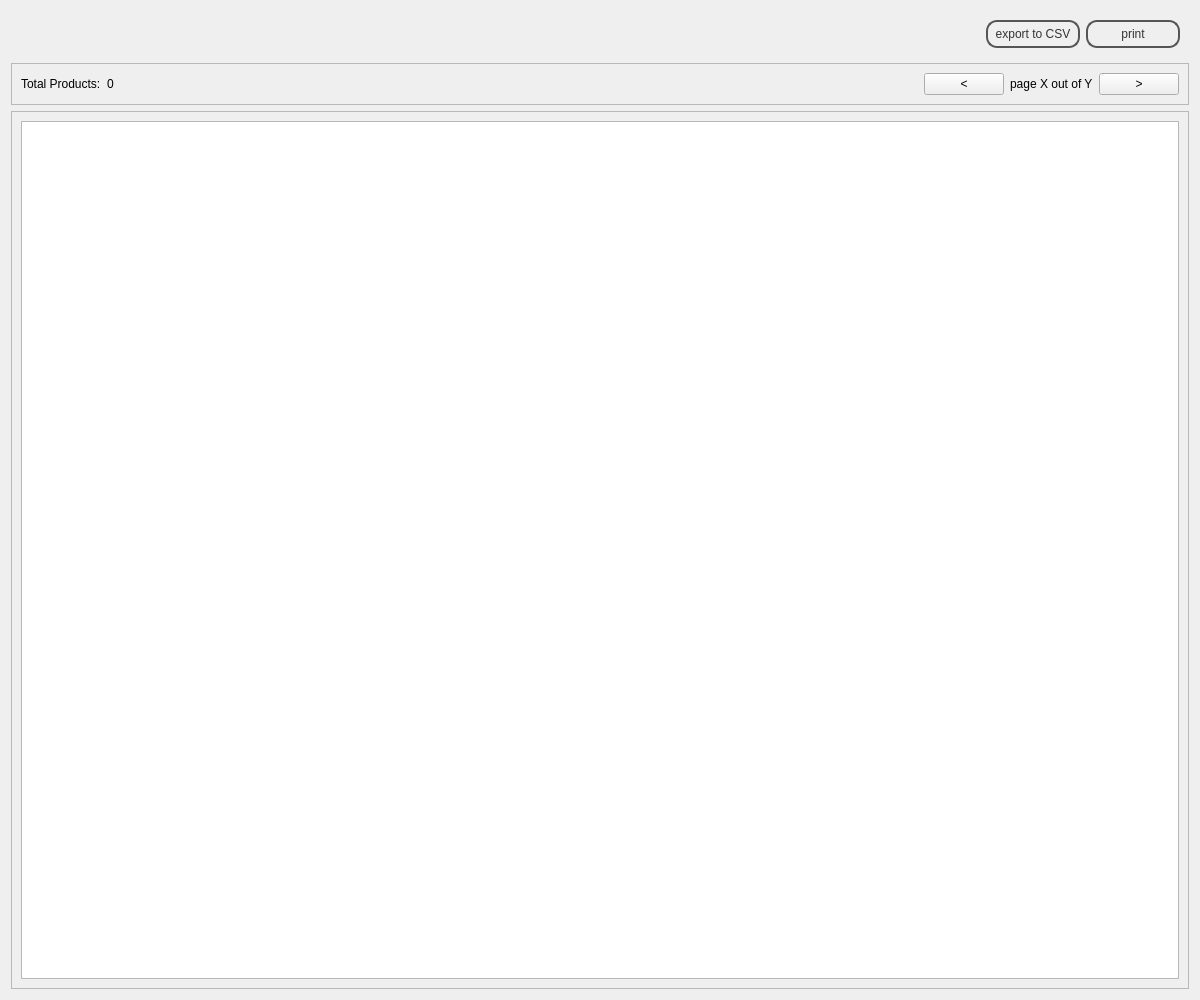
<?xml version="1.0" encoding="UTF-8"?>
<ui version="4.0">
 <class>StockManagementWindow</class>
 <widget class="QWidget" name="StockManagementWindow">
  <property name="geometry">
   <rect>
    <x>0</x>
    <y>0</y>
    <width>1200</width>
    <height>1000</height>
   </rect>
  </property>
  <property name="windowTitle">
   <string>Form</string>
  </property>
  <property name="styleSheet">
   <string notr="true">#topFrame {
border: none;
background: qlineargradient(x1: 0, y1: 0, x2: 0, y2: 1,
stop: 0 #a6a6a6, stop: 0.08 #7f7f7f,
stop: 0.39999 #717171, stop: 0.4 #626262,
stop: 0.9 #4c4c4c, stop: 1 #333333);
}

#bottomFrame {
border: none;
background: white;
}

#topFrame QPushButton {
color: #333;
border: 2px solid #555;
border-radius: 11px;
padding: 5px;
background: qradialgradient(cx: 0.3, cy: -0.4,
fx: 0.3, fy: -0.4,
radius: 1.35, stop: 0 #fff, stop: 1 #888);
min-width: 80px;
}

#topFrame QPushButton:hover {
background: qradialgradient(cx: 0.3, cy: -0.4,
fx: 0.3, fy: -0.4,
radius: 1.35, stop: 0 #fff, stop: 1 #bbb);
}

#topFrame QPushButton:pressed {
background: qradialgradient(cx: 0.4, cy: -0.1,
fx: 0.4, fy: -0.1,
radius: 1.35, stop: 0 #fff, stop: 1 #ddd);
}
</string>
  </property>
  <layout class="QVBoxLayout" name="verticalLayout">
   <item>
    <widget class="QFrame" name="topFrame">
     <property name="sizePolicy">
      <sizepolicy hsizetype="Preferred" vsizetype="Fixed">
       <horstretch>0</horstretch>
       <verstretch>0</verstretch>
      </sizepolicy>
     </property>
     <property name="frameShape">
      <enum>QFrame::StyledPanel</enum>
     </property>
     <property name="frameShadow">
      <enum>QFrame::Raised</enum>
     </property>
     <layout class="QHBoxLayout" name="horizontalLayout">
      <item>
       <spacer name="horizontalSpacer">
        <property name="orientation">
         <enum>Qt::Horizontal</enum>
        </property>
        <property name="sizeHint" stdset="0">
         <size>
          <width>548</width>
          <height>20</height>
         </size>
        </property>
       </spacer>
      </item>
      <item>
       <widget class="QPushButton" name="csvPushButton">
        <property name="text">
         <string>export to CSV</string>
        </property>
       </widget>
      </item>
      <item>
       <widget class="QPushButton" name="printPushButton">
        <property name="text">
         <string>print</string>
        </property>
       </widget>
      </item>
     </layout>
    </widget>
   </item>
   <item>
    <widget class="QFrame" name="pagingFrame">
     <property name="frameShape">
      <enum>QFrame::StyledPanel</enum>
     </property>
     <property name="frameShadow">
      <enum>QFrame::Raised</enum>
     </property>
     <layout class="QHBoxLayout" name="horizontalLayout_3">
      <item>
       <widget class="QLabel" name="totalProductsLabel">
        <property name="text">
         <string>Total Products:</string>
        </property>
       </widget>
      </item>
      <item>
       <widget class="QLabel" name="totalProductsValueLabel">
        <property name="minimumSize">
         <size>
          <width>100</width>
          <height>0</height>
         </size>
        </property>
        <property name="maximumSize">
         <size>
          <width>100</width>
          <height>16777215</height>
         </size>
        </property>
        <property name="text">
         <string>0</string>
        </property>
       </widget>
      </item>
      <item>
       <spacer name="horizontalSpacer_3">
        <property name="orientation">
         <enum>Qt::Horizontal</enum>
        </property>
        <property name="sizeHint" stdset="0">
         <size>
          <width>376</width>
          <height>20</height>
         </size>
        </property>
       </spacer>
      </item>
      <item>
       <widget class="QPushButton" name="prevPagePushButton">
        <property name="text">
         <string>&lt;</string>
        </property>
       </widget>
      </item>
      <item>
       <widget class="QLabel" name="pageInfoLabel">
        <property name="text">
         <string>page X out of Y</string>
        </property>
       </widget>
      </item>
      <item>
       <widget class="QPushButton" name="nextPagePushButton">
        <property name="text">
         <string>&gt;</string>
        </property>
       </widget>
      </item>
     </layout>
    </widget>
   </item>
   <item>
    <widget class="QFrame" name="productsFrame">
     <property name="frameShape">
      <enum>QFrame::StyledPanel</enum>
     </property>
     <property name="frameShadow">
      <enum>QFrame::Raised</enum>
     </property>
     <layout class="QVBoxLayout" name="verticalLayout_4">
      <item>
       <widget class="QTableWidget" name="productsTableWidget">
        <property name="editTriggers">
         <set>QAbstractItemView::NoEditTriggers</set>
        </property>
        <property name="selectionMode">
         <enum>QAbstractItemView::NoSelection</enum>
        </property>
        <property name="selectionBehavior">
         <enum>QAbstractItemView::SelectRows</enum>
        </property>
        <attribute name="verticalHeaderVisible">
         <bool>false</bool>
        </attribute>
       </widget>
      </item>
     </layout>
    </widget>
   </item>
  </layout>
 </widget>
 <resources/>
 <connections/>
</ui>
